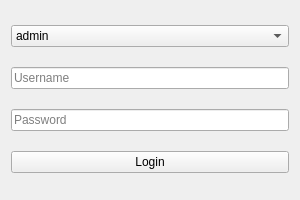
<?xml version="1.0" encoding="UTF-8"?>
<ui version="4.0">
 <class>LoginForm</class>
 <widget class="QWidget" name="LoginForm">
  <property name="geometry"><rect><x>0</x><y>0</y><width>300</width><height>200</height></rect></property>
  <property name="windowTitle"><string>Login</string></property>
  <layout class="QVBoxLayout" name="verticalLayout">
   <item><widget class="QComboBox" name="roleComboBox">
     <item><property name="text"><string>admin</string></property></item>
     <item><property name="text"><string>operator</string></property></item>
   </widget></item>
   <item><widget class="QLineEdit" name="usernameLineEdit"><property name="placeholderText"><string>Username</string></property></widget></item>
   <item><widget class="QLineEdit" name="passwordLineEdit"><property name="echoMode"><enum>QLineEdit::Password</enum></property><property name="placeholderText"><string>Password</string></property></widget></item>
   <item><widget class="QPushButton" name="loginButton"><property name="text"><string>Login</string></property></widget></item>
  </layout>
 </widget>
 <resources/>
 <connections/>
</ui>
